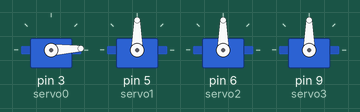
This sketch was run on a simulated Arduino Uno, built with avr-gcc and run on an emulated ATmega328P. On the bench: 4 × servo.

Above: at 0.05 s.
At 1.55 s:
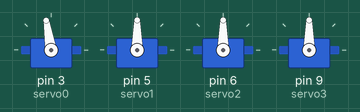
At 3.05 s:
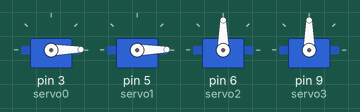
At 6.05 s:
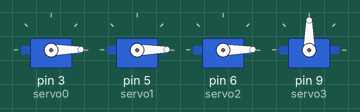
At 8.85 s:
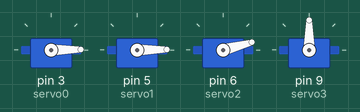
At 12.05 s:
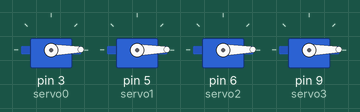
Timing chart, 0 to 15.7 s (numbered marks = the images above):
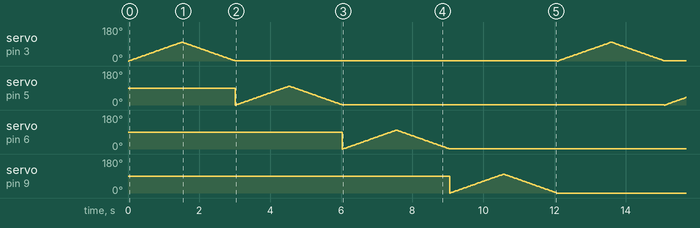

The sketch:

sketch_sep06a.ino
```cpp
// Created by Purnima.B
// DATE:06-09-2019

#include <Servo.h>
Servo servo0;
Servo servo1;
Servo servo2;
Servo servo3;
int sensorvalue0;
int sensorvalue1;
int sensorvalue2;
int sensorvalue3;
void setup()
{
  pinMode(A0,INPUT);
  pinMode(3,OUTPUT);
  servo0.attach(3);

  pinMode(A1,INPUT);
  pinMode(5,OUTPUT);
  servo1.attach(5);

  pinMode(A2,INPUT);
  pinMode(6,OUTPUT);
  servo2.attach(6);
   pinMode(A3,INPUT);
  pinMode(9,OUTPUT);
  servo3.attach(9);
}
void loop()
{
  for(sensorvalue0=0;sensorvalue0<100;sensorvalue0++)
  {
    servo0.write(sensorvalue0);
    delay(15);
  }
  for(sensorvalue0=100;sensorvalue0>0;sensorvalue0--)
  {
    servo0.write(sensorvalue0);
    delay(15);
  }
  //1
  for(sensorvalue1=0;sensorvalue1<100;sensorvalue1++)
  {
    servo1.write(sensorvalue1);
    delay(15);
  }
  for(sensorvalue1=100;sensorvalue1>0;sensorvalue1--)
  {
    servo1.write(sensorvalue1);
    delay(15);
  }
  //2
  for(sensorvalue2=0;sensorvalue2<100;sensorvalue2++)
  {
    servo2.write(sensorvalue2);
    delay(15);
  }
  for(sensorvalue2=100;sensorvalue2>0;sensorvalue2--)
  {
    servo2.write(sensorvalue2);
    delay(15);
  }
  //(3)
  for(sensorvalue3=0;sensorvalue3<100;sensorvalue3++)
  {
    servo3.write(sensorvalue3);
    delay(15);
  }
  for(sensorvalue3=100;sensorvalue3>=0;sensorvalue3--)
  {
    servo3.write(sensorvalue3);
    delay(15);
  }
}
  //sensorvalue0 = analogRead(A0);
  //sensorvalue0 = map(sensorvalue0, 0, 1023, 0, 180);
  //servo0.write(sensorvalue0);
  //sensorvalue1 = analogRead(A1);
  //sensorvalue1 = map(sensorvalue1, 0, 1023, 0, 180);
  //servo1.write(sensorvalue1);
  //sensorvalue2 = analogRead(A2);
  //sensorvalue2 = map(sensorvalue2, 0, 1023, 0, 180);
  //servo2.write(sensorvalue2);
  //sensorvalue3 = analogRead(A3);
  //sensorvalue3 = map(sensorvalue3, 0, 1023, 0, 180);
  //servo3.write(sensorvalue3);
```
